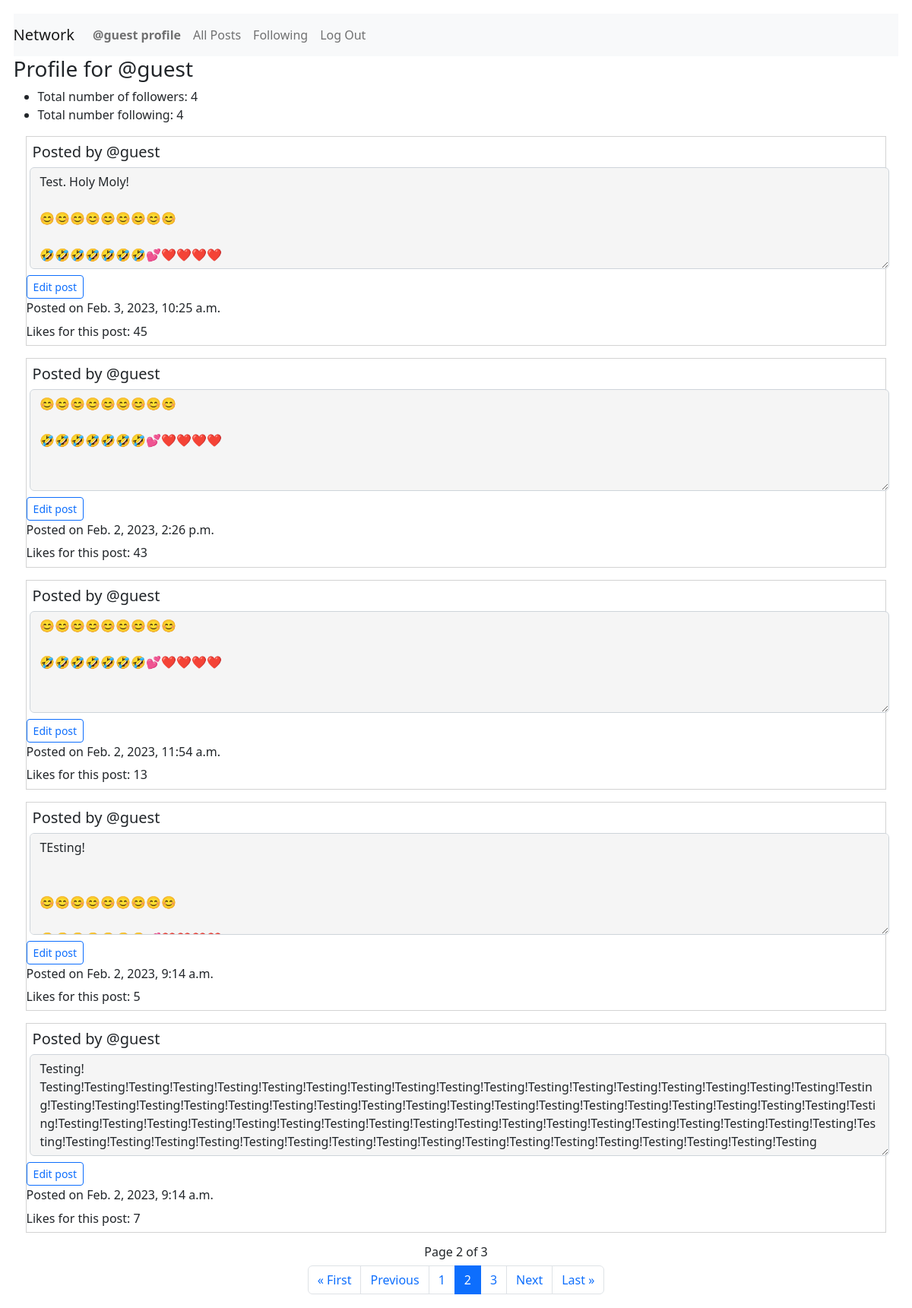
The page /profile/@guest?page=2 (signed in) on the database as committed earlier.
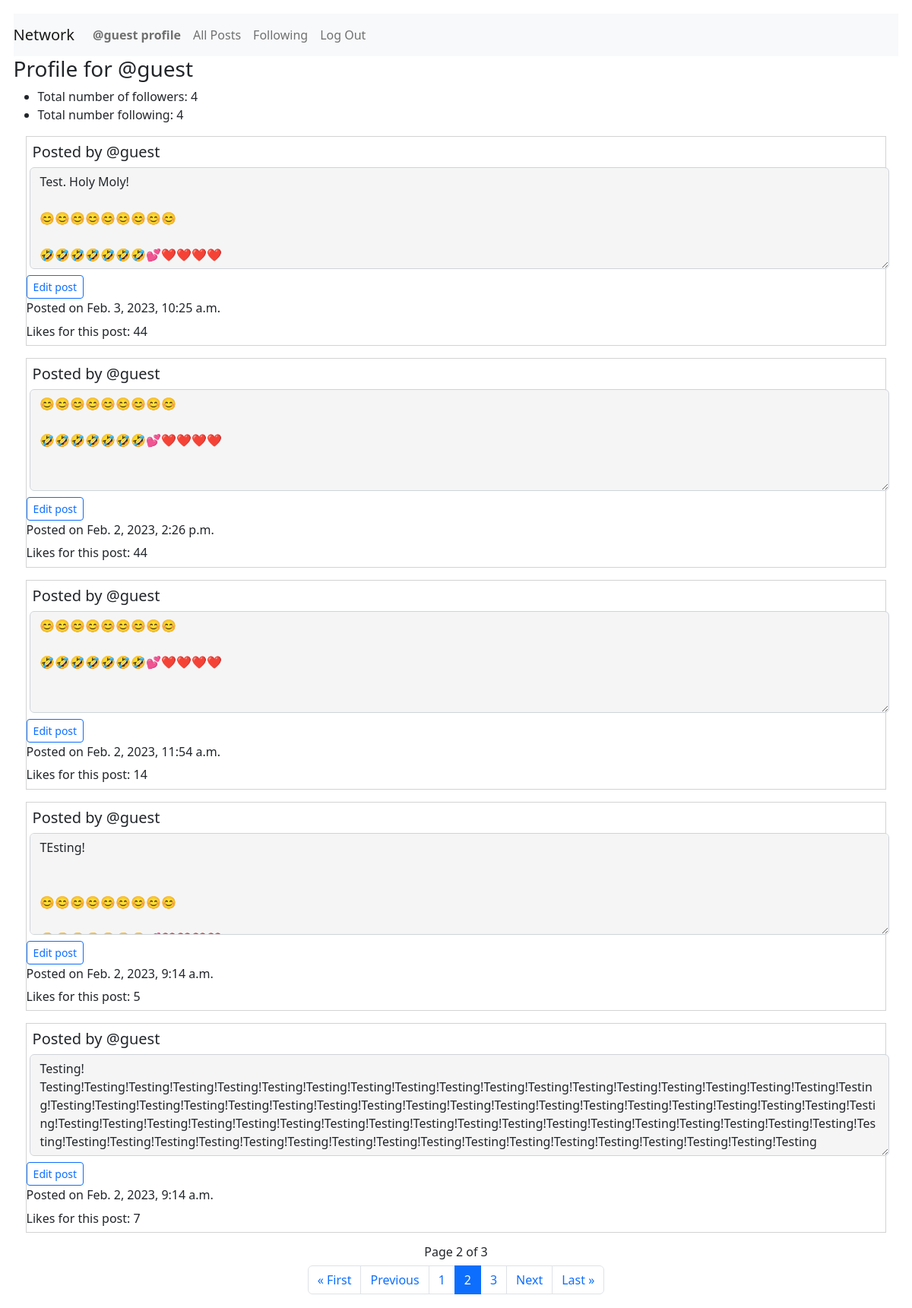
The same page on the database as committed later.
### network/models.py (models this page shows, shortened)
class User(AbstractUser):
    pass
    def __str__(self) -> str:
        return f"User Name: {self.username} - User ID: {self.id}"

class Posts(models.Model):
    creator = models.ForeignKey(
        User, on_delete=models.PROTECT, related_name="get_creator", blank=False)
    content = models.TextField(max_length=600)
    createdDate = models.DateTimeField(auto_now_add=True)
    likedUser = models.ManyToManyField(
        User, related_name="get_liked_users", blank=True)
    numberLikes = models.PositiveIntegerField(blank=True, default=0)

### network/views.py (the view)
# urls.py: path("profile/<str:username>", views.getProfile, name="getProfile"),
@login_required
def getProfile(request, username):
    print("In getProfile")
    user_id = request.user.id
    user_name = request.user.username
    print(username)
    user = User.objects.get(username=username)
    print(user.id)
    profileUser = user.id
    try:
        isFollowing = getFollowingFlag(request, username)
    except:
        print("This user is following no one!")
        isFollowing = False
    try:
        posts = Posts.objects.filter(creator=profileUser)
        postsUser = posts.order_by('-createdDate')
        postsPagination = postsUser
        paginator = Paginator(postsPagination, 2)
        page_number = request.GET.get('page', '1')
        page_obj = paginator.get_page(page_number)
        noListings = False
    except Posts.DoesNotExist:
        print("blah")
        noListings = True
    try:
        follow = Follow.objects.get(followUser=profileUser)
        followObject = True
    except:
        Follow.DoesNotExist
        followObject = False
    if followObject != False:
        countFollowers = follow.followers.all().count()
    else:
        countFollowers = 0
    if followObject == True:
        followers = follow.followers.all()
    if followObject == True:
        countFollowing = follow.following.all().count()
    else:
        countFollowing = 0
    if followObject == True:
        following = follow.following.all()
    likeList = returnlikeList(request)
    if followObject == False:
        return render(request, "network/profile.html", {"page_obj": page_obj,"noListings": noListings, "postings": postsUser, "countFollowers": countFollowers, "countFollowing": countFollowing, "isFollowing": isFollowing})
    else:
        return render(request, "network/profile.html", {"page_obj": page_obj,"noListings": noListings, "postings": postsUser, "countFollowers": countFollowers, "countFollowing": countFollowing, "username": username, "isFollowing": isFollowing, "likeList": likeList})

### network/views.py (called while the page is built, shortened)
def returnlikeList(request):
    user_id = request.user.id
    likedUser = Posts.objects.filter(likedUser=user_id)
    print(likedUser)
    likeList = []
    for like in likedUser:
        currentObject = User.objects.get(id=user_id)
        print(currentObject.id)
        print(like.id)
        likeList.append(like.id)
    return likeList

@login_required
def getFollowingFlag(request, username):
    print("In getFollowingFlag")
    isFollowing = False
    userLoggedin = request.user
    print(userLoggedin)
    print(username)
    userID = User.objects.get(username=username)
    userIDNewFollowing = userID.id
    UserLoggedIn = Follow.objects.get(followUser=userLoggedin)
    user_id = request.user.id
    user_name = request.user.username
    try:
        follow = Follow.objects.get(followUser_id=user_id)
        followObject = True
    except Follow.DoesNotExist:
        print("This user has no folow objects!")
        followObject = False
    if followObject == True:
        followers = follow.followers.all()
    test = User.objects.get(username=username)
    if test == userLoggedin:
        isFollowing = None
        return isFollowing

### network/templates/network/profile.html (shortened to what this page needs)
{% extends "network/layout.html" %}
{% load static %}
{% block body %}
<div id="post-view">
    <h3>Profile for {{username}}</h3>
    <ul>
        <li>Total number of followers: {{countFollowers}}</li>
        <li>Total number following: {{countFollowing}}</li>
    </ul>
    <div>
        {% for post in postings %}
        <div class="post{{forloop.counter0}}">
            <h5 class="creator">Posted by {{post.creator.username}}</a></h5><textarea
                class="form-control content{{forloop.counter0}}" id="readonlyContent{{forloop.counter0}}" rows="5"
                readonly="true">{{post.content}}</textarea>
            {% if post.creator.username == user.username %}
            <button class="btn btn-sm btn-outline-primary edit{{forloop.counter0}}" id="editButton{{forloop.counter0}}"
                onclick="editPost('{{post.id}}')">Edit
                post</button>
            {% endif %}
            <p class="timestamp{{forloop.counter0}}">Posted on {{post.createdDate}}</p>
            <p id="numberLikes{{forloop.counter0}}" class="numberLikes{{forloop.counter0}}">Likes for this post: {{post.numberLikes}}</p>
        </div>
        {% empty %}
        <h5>This user does not have any posts.</h5>
        {% endfor %}
<nav aria-label="Page navigation">
    <div class="Djangopagination">
        <h6 class="paginationNumberPages"> Page {{ page_obj.number }} of {{ page_obj.paginator.num_pages }}</h6>
        <ul class="pagination justify-content-center">
            {% if page_obj.has_previous %}
            <li class="page-item"><a class="page-link" href="?page=1">&laquo; First</a></li>
                <li class="page-item"><a class="page-link" href="?page={{ page_obj.previous_page_number }}">Previous</a>
            </li>
            {% endif %}
            {% if page_obj.has_previous %}
            <li class="page-item"><a class="page-link" href="?page={{ page_obj.previous_page_number}}">{{ page_obj.previous_page_number}}</a></li>
            {% endif %}
            <li class="page-item active" aria-current="page"><a class="page-link" href="?page={{ page_obj.number }}">{{ page_obj.number }}</a></li>
            {% if page_obj.has_next %}
            <li class="page-item"><a class="page-link" href="?page={{ page_obj.next_page_number }}">{{ page_obj.next_page_number }}</a></li>
            {% endif %}
            {% if page_obj.has_next %}
            <li class="page-item"><a class="page-link" href="?page={{ page_obj.next_page_number }}">Next</a></li>
                 <li class="page-item"><a class="page-link" href="?page={{ page_obj.paginator.num_pages }}">Last &raquo;</a></li>
            {% endif %}
        </ul>
    </div>
</nav>
        {% endblock %}

### network/templates/network/layout.html (shortened to what this page needs)
{% load static %}
<!DOCTYPE html>
<html lang="en">
<head>
    <link href="https://cdn.jsdelivr.net/npm/bootstrap@5.2.3/dist/css/bootstrap.min.css" rel="stylesheet">
    <link rel="stylesheet" href="https://cdnjs.cloudflare.com/ajax/libs/font-awesome/4.7.0/css/font-awesome.min.css">
    <link href="{% static 'network/styles.css' %}" rel="stylesheet">
</head>
<body>
    <nav class="navbar navbar-expand-lg navbar-light bg-light">
        <a class="navbar-brand" href="{% url 'index' %}">Network</a>
        <div>
            <ul class="navbar-nav mr-auto">
                {% if user.is_authenticated %}
                <li class="nav-item">
                    <a class="nav-link" id="djangoProfile" href="{% url 'getProfile' user.username %}"><strong>{{ user.username }} profile</strong></a>
                </li>
                <li class="nav-item">
                    <a class="nav-link" id="djangoAllPosts" href="{% url 'djangoAllPosts' %}">All Posts</a>
                </li>
                {% endif %}
                {% if user.is_authenticated %}
                <li class="nav-item">
                    <a class="nav-link" id="djangoFollowing" href="{% url 'getFollowing' %}">Following</a>
                </li>
                <li class="nav-item">
                    <a class="nav-link" href="{% url 'logout' %}">Log Out</a>
                </li>
                {% endif %}
            </ul>
        </div>
    </nav>
    <div class="body">
        {% block body %}
        {% endblock %}
    </div>
</body>
</html>

### network/static/network/styles.css (style rules this page uses)
body { margin: 1.1em; }
a { text-decoration: none; }
.form-control { margin: 0.3em; }
p { margin-bottom: 0.4rem; }
.paginationNumberPages { justify-content: center; display: flex; }
.creator { margin: 0.4em; }
[class*="post"] { margin: 1.0em; border-style: solid; border-width: thin; border-color: lightgray; }
[id*="readonlyContent"] { margin-bottom: 0.5em; background-color: whitesmoke }

Rows that differ between the two databases and show on the page:
changed Posts "Feb. 3, 2023, 10:25 a.m.": numberLikes "45" → "44"
changed Posts "Feb. 2, 2023, 2:26 p.m.": numberLikes "43" → "44"
changed Posts "Feb. 2, 2023, 11:54 a.m.": numberLikes "13" → "14"
